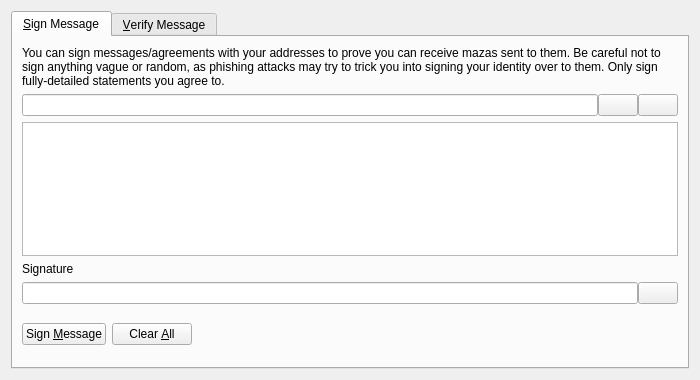
<?xml version="1.0" encoding="UTF-8"?>
<ui version="4.0">
 <class>SignVerifyMessageDialog</class>
 <widget class="QDialog" name="SignVerifyMessageDialog">
  <property name="geometry">
   <rect>
    <x>0</x>
    <y>0</y>
    <width>700</width>
    <height>380</height>
   </rect>
  </property>
  <property name="windowTitle">
   <string>Signatures - Sign / Verify a Message</string>
  </property>
  <property name="modal">
   <bool>true</bool>
  </property>
  <layout class="QVBoxLayout" name="verticalLayout">
   <item>
    <widget class="QTabWidget" name="tabWidget">
     <property name="currentIndex">
      <number>0</number>
     </property>
     <widget class="QWidget" name="tabSignMessage">
      <attribute name="title">
       <string>&amp;Sign Message</string>
      </attribute>
      <layout class="QVBoxLayout" name="verticalLayout_SM">
       <item>
        <widget class="QLabel" name="infoLabel_SM">
         <property name="text">
          <string>You can sign messages/agreements with your addresses to prove you can receive mazas sent to them. Be careful not to sign anything vague or random, as phishing attacks may try to trick you into signing your identity over to them. Only sign fully-detailed statements you agree to.</string>
         </property>
         <property name="textFormat">
          <enum>Qt::PlainText</enum>
         </property>
         <property name="wordWrap">
          <bool>true</bool>
         </property>
        </widget>
       </item>
       <item>
        <layout class="QHBoxLayout" name="horizontalLayout_1_SM">
         <property name="spacing">
          <number>0</number>
         </property>
         <item>
          <widget class="QValidatedLineEdit" name="addressIn_SM">
           <property name="toolTip">
            <string>The Maza address to sign the message with</string>
           </property>
          </widget>
         </item>
         <item>
          <widget class="QPushButton" name="addressBookButton_SM">
           <property name="toolTip">
            <string>Choose previously used address</string>
           </property>
           <property name="text">
            <string/>
           </property>
           <property name="icon">
            <iconset resource="../maza.qrc">
             <normaloff>:/icons/address-book</normaloff>:/icons/address-book</iconset>
           </property>
           <property name="shortcut">
            <string>Alt+A</string>
           </property>
           <property name="autoDefault">
            <bool>false</bool>
           </property>
          </widget>
         </item>
         <item>
          <widget class="QPushButton" name="pasteButton_SM">
           <property name="toolTip">
            <string>Paste address from clipboard</string>
           </property>
           <property name="text">
            <string/>
           </property>
           <property name="icon">
            <iconset resource="../maza.qrc">
             <normaloff>:/icons/editpaste</normaloff>:/icons/editpaste</iconset>
           </property>
           <property name="shortcut">
            <string>Alt+P</string>
           </property>
           <property name="autoDefault">
            <bool>false</bool>
           </property>
          </widget>
         </item>
        </layout>
       </item>
       <item>
        <widget class="QPlainTextEdit" name="messageIn_SM">
         <property name="toolTip">
          <string>Enter the message you want to sign here</string>
         </property>
        </widget>
       </item>
       <item>
        <widget class="QLabel" name="signatureLabel_SM">
         <property name="text">
          <string>Signature</string>
         </property>
         <property name="textFormat">
          <enum>Qt::PlainText</enum>
         </property>
        </widget>
       </item>
       <item>
        <layout class="QHBoxLayout" name="horizontalLayout_2_SM">
         <property name="spacing">
          <number>0</number>
         </property>
         <item>
          <widget class="QLineEdit" name="signatureOut_SM">
           <property name="font">
            <font>
             <italic>true</italic>
            </font>
           </property>
           <property name="readOnly">
            <bool>true</bool>
           </property>
          </widget>
         </item>
         <item>
          <widget class="QPushButton" name="copySignatureButton_SM">
           <property name="toolTip">
            <string>Copy the current signature to the system clipboard</string>
           </property>
           <property name="text">
            <string/>
           </property>
           <property name="icon">
            <iconset resource="../maza.qrc">
             <normaloff>:/icons/editcopy</normaloff>:/icons/editcopy</iconset>
           </property>
           <property name="autoDefault">
            <bool>false</bool>
           </property>
          </widget>
         </item>
        </layout>
       </item>
       <item>
        <layout class="QHBoxLayout" name="horizontalLayout_3_SM">
         <item>
          <widget class="QPushButton" name="signMessageButton_SM">
           <property name="toolTip">
            <string>Sign the message to prove you own this Maza address</string>
           </property>
           <property name="text">
            <string>Sign &amp;Message</string>
           </property>
           <property name="icon">
            <iconset resource="../maza.qrc">
             <normaloff>:/icons/edit</normaloff>:/icons/edit</iconset>
           </property>
           <property name="autoDefault">
            <bool>false</bool>
           </property>
          </widget>
         </item>
         <item>
          <widget class="QPushButton" name="clearButton_SM">
           <property name="toolTip">
            <string>Reset all sign message fields</string>
           </property>
           <property name="text">
            <string>Clear &amp;All</string>
           </property>
           <property name="icon">
            <iconset resource="../maza.qrc">
             <normaloff>:/icons/remove</normaloff>:/icons/remove</iconset>
           </property>
           <property name="autoDefault">
            <bool>false</bool>
           </property>
          </widget>
         </item>
         <item>
          <spacer name="horizontalSpacer_1_SM">
           <property name="orientation">
            <enum>Qt::Horizontal</enum>
           </property>
           <property name="sizeHint" stdset="0">
            <size>
             <width>40</width>
             <height>48</height>
            </size>
           </property>
          </spacer>
         </item>
         <item>
          <widget class="QLabel" name="statusLabel_SM">
           <property name="font">
            <font>
             <weight>75</weight>
             <bold>true</bold>
            </font>
           </property>
           <property name="text">
            <string/>
           </property>
           <property name="wordWrap">
            <bool>true</bool>
           </property>
          </widget>
         </item>
         <item>
          <spacer name="horizontalSpacer_2_SM">
           <property name="orientation">
            <enum>Qt::Horizontal</enum>
           </property>
           <property name="sizeHint" stdset="0">
            <size>
             <width>40</width>
             <height>48</height>
            </size>
           </property>
          </spacer>
         </item>
        </layout>
       </item>
      </layout>
     </widget>
     <widget class="QWidget" name="tabVerifyMessage">
      <attribute name="title">
       <string>&amp;Verify Message</string>
      </attribute>
      <layout class="QVBoxLayout" name="verticalLayout_VM">
       <item>
        <widget class="QLabel" name="infoLabel_VM">
         <property name="text">
          <string>Enter the receiver's address, message (ensure you copy line breaks, spaces, tabs, etc. exactly) and signature below to verify the message. Be careful not to read more into the signature than what is in the signed message itself, to avoid being tricked by a man-in-the-middle attack. Note that this only proves the signing party receives with the address, it cannot prove sendership of any transaction!</string>
         </property>
         <property name="textFormat">
          <enum>Qt::PlainText</enum>
         </property>
         <property name="alignment">
          <set>Qt::AlignLeading|Qt::AlignLeft|Qt::AlignTop</set>
         </property>
         <property name="wordWrap">
          <bool>true</bool>
         </property>
        </widget>
       </item>
       <item>
        <layout class="QHBoxLayout" name="horizontalLayout_1_VM">
         <property name="spacing">
          <number>0</number>
         </property>
         <item>
          <widget class="QValidatedLineEdit" name="addressIn_VM">
           <property name="toolTip">
            <string>The Maza address the message was signed with</string>
           </property>
          </widget>
         </item>
         <item>
          <widget class="QPushButton" name="addressBookButton_VM">
           <property name="toolTip">
            <string>Choose previously used address</string>
           </property>
           <property name="text">
            <string/>
           </property>
           <property name="icon">
            <iconset resource="../maza.qrc">
             <normaloff>:/icons/address-book</normaloff>:/icons/address-book</iconset>
           </property>
           <property name="shortcut">
            <string>Alt+A</string>
           </property>
           <property name="autoDefault">
            <bool>false</bool>
           </property>
          </widget>
         </item>
        </layout>
       </item>
       <item>
        <widget class="QPlainTextEdit" name="messageIn_VM"/>
       </item>
       <item>
        <widget class="QValidatedLineEdit" name="signatureIn_VM"/>
       </item>
       <item>
        <layout class="QHBoxLayout" name="horizontalLayout_2_VM">
         <item>
          <widget class="QPushButton" name="verifyMessageButton_VM">
           <property name="toolTip">
            <string>Verify the message to ensure it was signed with the specified Maza address</string>
           </property>
           <property name="text">
            <string>Verify &amp;Message</string>
           </property>
           <property name="icon">
            <iconset resource="../maza.qrc">
             <normaloff>:/icons/transaction_0</normaloff>:/icons/transaction_0</iconset>
           </property>
           <property name="autoDefault">
            <bool>false</bool>
           </property>
          </widget>
         </item>
         <item>
          <widget class="QPushButton" name="clearButton_VM">
           <property name="toolTip">
            <string>Reset all verify message fields</string>
           </property>
           <property name="text">
            <string>Clear &amp;All</string>
           </property>
           <property name="icon">
            <iconset resource="../maza.qrc">
             <normaloff>:/icons/remove</normaloff>:/icons/remove</iconset>
           </property>
           <property name="autoDefault">
            <bool>false</bool>
           </property>
          </widget>
         </item>
         <item>
          <spacer name="horizontalSpacer_1_VM">
           <property name="orientation">
            <enum>Qt::Horizontal</enum>
           </property>
           <property name="sizeHint" stdset="0">
            <size>
             <width>40</width>
             <height>48</height>
            </size>
           </property>
          </spacer>
         </item>
         <item>
          <widget class="QLabel" name="statusLabel_VM">
           <property name="font">
            <font>
             <weight>75</weight>
             <bold>true</bold>
            </font>
           </property>
           <property name="text">
            <string/>
           </property>
           <property name="wordWrap">
            <bool>true</bool>
           </property>
          </widget>
         </item>
         <item>
          <spacer name="horizontalSpacer_2_VM">
           <property name="orientation">
            <enum>Qt::Horizontal</enum>
           </property>
           <property name="sizeHint" stdset="0">
            <size>
             <width>40</width>
             <height>48</height>
            </size>
           </property>
          </spacer>
         </item>
        </layout>
       </item>
      </layout>
     </widget>
    </widget>
   </item>
  </layout>
 </widget>
 <customwidgets>
  <customwidget>
   <class>QValidatedLineEdit</class>
   <extends>QLineEdit</extends>
   <header>qvalidatedlineedit.h</header>
  </customwidget>
 </customwidgets>
 <resources>
  <include location="../maza.qrc"/>
 </resources>
 <connections/>
</ui>
